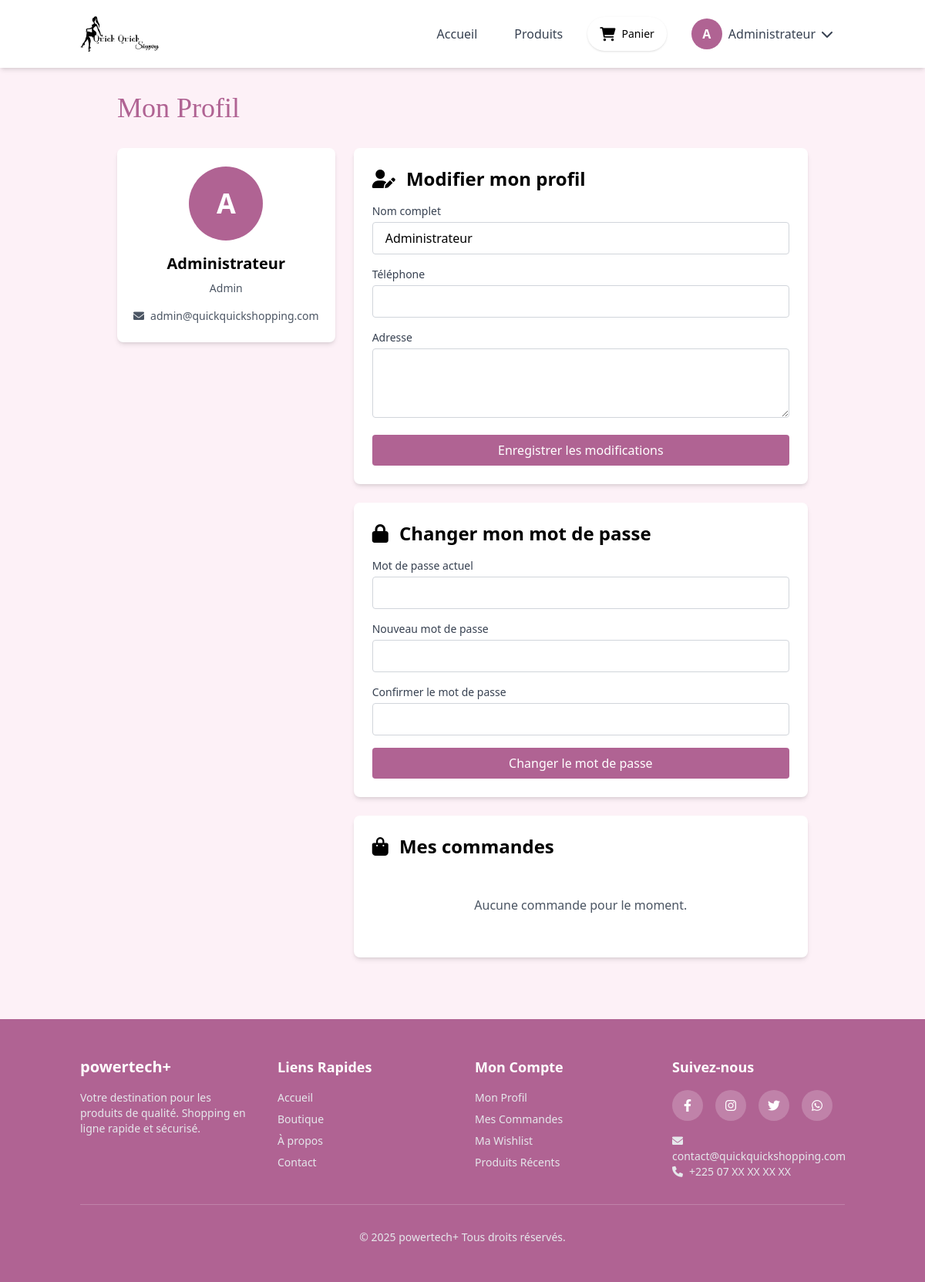
The app's page /profile.php (signed in) with its own data.
### tables this page shows
CREATE TABLE `users` (
  `id` int(11) NOT NULL,
  `name` varchar(100) NOT NULL,
  `email` varchar(100) NOT NULL,
  `password` varchar(255) NOT NULL,
  `role` enum('admin','seller','customer') NOT NULL DEFAULT 'customer',
  `phone` varchar(20) DEFAULT NULL,
  `address` text DEFAULT NULL,
  `status` enum('active','pending','suspended','rejected') DEFAULT 'active',
  `total_sales` decimal(12,2) DEFAULT 0.00,
  `created_at` timestamp NOT NULL DEFAULT current_timestamp(),
  `updated_at` timestamp NOT NULL DEFAULT current_timestamp() ON UPDATE current_timestamp()
);

### profile.php (the view, shortened to what this page needs)
<?php
include 'config/db.php';
try {
    $stmt = $bdd->prepare("SELECT * FROM users WHERE id = ?");
    $stmt->execute([$_SESSION['user_id']]);
    $user = $stmt->fetch(PDO::FETCH_ASSOC);
} catch (Exception $e) {
    error_log("Error loading user: " . $e->getMessage());
    header('Location: logout.php');
    exit;
}
$commandes = [];
?>
<!DOCTYPE html>
<html lang="fr">
<head>
    <script src="https://cdn.tailwindcss.com"></script>
    <link href="https://cdnjs.cloudflare.com/ajax/libs/font-awesome/6.0.0/css/all.min.css" rel="stylesheet">
</head>
<body class="bg-[#fdf1f7] min-h-screen">
    <header class="bg-white shadow-md sticky top-0 z-50">
        <div class="container mx-auto px-4 py-4">
            <div class="flex items-center justify-between">
                <a href="index.php" class="flex items-center space-x-2">
                    <img src="images/logo.png" alt="Logo" class="h-12">
                </a>
                <div class="flex items-center space-x-4">
                    <a href="index.php" class="px-4 py-2 text-gray-700 hover:text-[#b06393] transition">Accueil</a>
                    <a href="products_simple.php" class="px-4 py-2 text-gray-700 hover:text-[#b06393] transition">Produits</a>
                    <a href="cart.php" class="relative inline-flex items-center bg-orrose text-blanc px-4 py-2 rounded-full text-sm font-medium shadow hover:bg-nude hover:text-noir transition">
                        <i class="fas fa-shopping-cart mr-2 text-lg"></i>Panier
                    </a>
                    <div class="relative group">
                        <button class="flex items-center space-x-2 px-4 py-2 text-gray-700 hover:text-[#b06393] transition">
                            <div class="w-10 h-10 rounded-full bg-[#b06393] text-white flex items-center justify-center font-semibold">
                                <?= strtoupper(substr($user['name'], 0, 1)) ?>
                            </div>
                            <span class="hidden md:block"><?= htmlspecialchars($user['name']) ?></span>
                            <i class="fas fa-chevron-down"></i>
                        </button>
                    </div>
                </div>
            </div>
        </div>
    </header>
    <div class="container mx-auto px-4 py-8">
        <div class="max-w-4xl mx-auto">
            <h1 class="text-4xl font-serif text-[#b06393] mb-8">Mon Profil</h1>
            <?php if (empty($user)): ?>
                <div class="bg-red-100 border border-red-400 text-red-700 px-4 py-3 rounded mb-6">
                    Erreur : Impossible de charger les informations utilisateur.
                </div>
            <?php else: ?>
            <div class="grid grid-cols-1 lg:grid-cols-3 gap-6">
                <div class="lg:col-span-1">
                    <div class="bg-white rounded-lg shadow-md p-6 text-center sticky top-24">
                        <div class="w-24 h-24 rounded-full bg-[#b06393] text-white mx-auto mb-4 flex items-center justify-center text-4xl font-bold">
                            <?= strtoupper(substr($user['name'], 0, 1)) ?>
                        </div>
                        <h2 class="text-xl font-semibold mb-2"><?= htmlspecialchars($user['name']) ?></h2>
                        <p class="text-sm text-gray-600 mb-4"><?= ucfirst($user['role']) ?></p>
                        <div class="space-y-2">
                            <div class="flex items-center justify-center text-sm text-gray-600">
                                <i class="fas fa-envelope mr-2"></i>
                                <?= htmlspecialchars($user['email']) ?>
                            </div>
                        </div>
                    </div>
                </div>
                <div class="lg:col-span-2 space-y-6">
                    <div class="bg-white rounded-lg shadow-md p-6">
                        <h2 class="text-2xl font-semibold mb-4">
                            <i class="fas fa-user-edit mr-2"></i>
                            Modifier mon profil
                        </h2>
                        <form method="POST" class="space-y-4">
                            <div>
                                <label for="name" class="block text-sm font-medium text-gray-700 mb-1">Nom complet</label>
                                <input type="text" id="name" name="name" value="<?= htmlspecialchars($user['name']) ?>" required
                                       class="w-full px-4 py-2 border border-gray-300 rounded focus:outline-none focus:border-[#b06393]">
                            </div>
                            <div>
                                <label for="phone" class="block text-sm font-medium text-gray-700 mb-1">Téléphone</label>
                                <input type="text" id="phone" name="phone" value="<?= htmlspecialchars($user['phone'] ?? '') ?>"
                                       class="w-full px-4 py-2 border border-gray-300 rounded focus:outline-none focus:border-[#b06393]">
                            </div>
                            <div>
                                <label for="address" class="block text-sm font-medium text-gray-700 mb-1">Adresse</label>
                                <textarea id="address" name="address" rows="3"
                                          class="w-full px-4 py-2 border border-gray-300 rounded focus:outline-none focus:border-[#b06393]"><?= htmlspecialchars($user['address'] ?? '') ?></textarea>
                            </div>
                            <button type="submit" name="update_profile" class="w-full bg-[#b06393] text-white py-2 rounded hover:bg-[#d87eb6] transition">
                                Enregistrer les modifications
                            </button>
                        </form>
                    </div>
                    <div class="bg-white rounded-lg shadow-md p-6">
                        <h2 class="text-2xl font-semibold mb-4">
                            <i class="fas fa-lock mr-2"></i>
                            Changer mon mot de passe
                        </h2>
                        <form method="POST" class="space-y-4">
                            <div>
                                <label for="current_password" class="block text-sm font-medium text-gray-700 mb-1">Mot de passe actuel</label>
                                <input type="password" id="current_password" name="current_password" required
                                       class="w-full px-4 py-2 border border-gray-300 rounded focus:outline-none focus:border-[#b06393]">
                            </div>
                            <div>
                                <label for="new_password" class="block text-sm font-medium text-gray-700 mb-1">Nouveau mot de passe</label>
                                <input type="password" id="new_password" name="new_password" required
                                       class="w-full px-4 py-2 border border-gray-300 rounded focus:outline-none focus:border-[#b06393]">
                            </div>
                            <div>
                                <label for="confirm_password" class="block text-sm font-medium text-gray-700 mb-1">Confirmer le mot de passe</label>
                                <input type="password" id="confirm_password" name="confirm_password" required
                                       class="w-full px-4 py-2 border border-gray-300 rounded focus:outline-none focus:border-[#b06393]">
                            </div>
                            <button type="submit" name="change_password" class="w-full bg-[#b06393] text-white py-2 rounded hover:bg-[#d87eb6] transition">
                                Changer le mot de passe
                            </button>
                        </form>
                    </div>
                    <div class="bg-white rounded-lg shadow-md p-6">
                        <h2 class="text-2xl font-semibold mb-4">
                            <i class="fas fa-shopping-bag mr-2"></i>
                            Mes commandes
                        </h2>
                        <?php if (empty($commandes)): ?>
                            <p class="text-gray-600 text-center py-8">Aucune commande pour le moment.</p>
                        <?php endif; ?>
                    </div>
                </div>
            </div>
        </div>
    </div>
    <?php endif;  ?>
    <?php include 'includes/footer.php'; ?>
</body>
</html>

### records on screen
users: name "A", name "Administrateur", role "Admin", email "admin@quickquickshopping.com"
